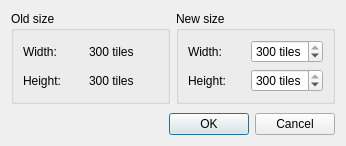
<?xml version="1.0" encoding="UTF-8"?>
<ui version="4.0">
 <class>ResizeBuildingDialog</class>
 <widget class="QDialog" name="ResizeBuildingDialog">
  <property name="geometry">
   <rect>
    <x>0</x>
    <y>0</y>
    <width>346</width>
    <height>146</height>
   </rect>
  </property>
  <property name="windowTitle">
   <string>Resize Building</string>
  </property>
  <layout class="QGridLayout" name="gridLayout">
   <item row="0" column="0">
    <widget class="QGroupBox" name="groupBox">
     <property name="title">
      <string>Old size</string>
     </property>
     <layout class="QVBoxLayout" name="verticalLayout">
      <item>
       <layout class="QHBoxLayout" name="horizontalLayout">
        <item>
         <widget class="QLabel" name="label">
          <property name="maximumSize">
           <size>
            <width>60</width>
            <height>16777215</height>
           </size>
          </property>
          <property name="text">
           <string>Width:</string>
          </property>
         </widget>
        </item>
        <item>
         <widget class="QLabel" name="oldWidth">
          <property name="text">
           <string>300 tiles</string>
          </property>
         </widget>
        </item>
       </layout>
      </item>
      <item>
       <layout class="QHBoxLayout" name="horizontalLayout_2">
        <item>
         <widget class="QLabel" name="label_2">
          <property name="maximumSize">
           <size>
            <width>60</width>
            <height>16777215</height>
           </size>
          </property>
          <property name="text">
           <string>Height:</string>
          </property>
         </widget>
        </item>
        <item>
         <widget class="QLabel" name="oldHeight">
          <property name="text">
           <string>300 tiles</string>
          </property>
         </widget>
        </item>
       </layout>
      </item>
     </layout>
    </widget>
   </item>
   <item row="0" column="1">
    <widget class="QGroupBox" name="groupBox_2">
     <property name="title">
      <string>New size</string>
     </property>
     <layout class="QVBoxLayout" name="verticalLayout_2">
      <item>
       <layout class="QHBoxLayout" name="horizontalLayout_3">
        <item>
         <widget class="QLabel" name="label_3">
          <property name="maximumSize">
           <size>
            <width>60</width>
            <height>16777215</height>
           </size>
          </property>
          <property name="text">
           <string>Width:</string>
          </property>
         </widget>
        </item>
        <item>
         <widget class="QSpinBox" name="newWidth">
          <property name="suffix">
           <string> tiles</string>
          </property>
          <property name="minimum">
           <number>1</number>
          </property>
          <property name="maximum">
           <number>300</number>
          </property>
          <property name="value">
           <number>300</number>
          </property>
         </widget>
        </item>
       </layout>
      </item>
      <item>
       <layout class="QHBoxLayout" name="horizontalLayout_4">
        <item>
         <widget class="QLabel" name="label_4">
          <property name="maximumSize">
           <size>
            <width>60</width>
            <height>16777215</height>
           </size>
          </property>
          <property name="text">
           <string>Height:</string>
          </property>
         </widget>
        </item>
        <item>
         <widget class="QSpinBox" name="newHeight">
          <property name="suffix">
           <string> tiles</string>
          </property>
          <property name="minimum">
           <number>1</number>
          </property>
          <property name="maximum">
           <number>300</number>
          </property>
          <property name="value">
           <number>300</number>
          </property>
         </widget>
        </item>
       </layout>
      </item>
     </layout>
    </widget>
   </item>
   <item row="2" column="0" colspan="2">
    <widget class="QDialogButtonBox" name="buttonBox">
     <property name="orientation">
      <enum>Qt::Horizontal</enum>
     </property>
     <property name="standardButtons">
      <set>QDialogButtonBox::Cancel|QDialogButtonBox::Ok</set>
     </property>
    </widget>
   </item>
   <item row="1" column="0">
    <spacer name="verticalSpacer">
     <property name="orientation">
      <enum>Qt::Vertical</enum>
     </property>
     <property name="sizeHint" stdset="0">
      <size>
       <width>20</width>
       <height>40</height>
      </size>
     </property>
    </spacer>
   </item>
  </layout>
 </widget>
 <resources/>
 <connections>
  <connection>
   <sender>buttonBox</sender>
   <signal>accepted()</signal>
   <receiver>ResizeBuildingDialog</receiver>
   <slot>accept()</slot>
   <hints>
    <hint type="sourcelabel">
     <x>248</x>
     <y>254</y>
    </hint>
    <hint type="destinationlabel">
     <x>157</x>
     <y>274</y>
    </hint>
   </hints>
  </connection>
  <connection>
   <sender>buttonBox</sender>
   <signal>rejected()</signal>
   <receiver>ResizeBuildingDialog</receiver>
   <slot>reject()</slot>
   <hints>
    <hint type="sourcelabel">
     <x>316</x>
     <y>260</y>
    </hint>
    <hint type="destinationlabel">
     <x>286</x>
     <y>274</y>
    </hint>
   </hints>
  </connection>
 </connections>
</ui>
